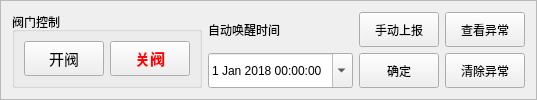
       <widget class="QFrame" name="frame_3">
        <property name="sizePolicy">
         <sizepolicy hsizetype="Expanding" vsizetype="Expanding">
          <horstretch>0</horstretch>
          <verstretch>0</verstretch>
         </sizepolicy>
        </property>
        <property name="frameShape">
         <enum>QFrame::StyledPanel</enum>
        </property>
        <property name="frameShadow">
         <enum>QFrame::Raised</enum>
        </property>
        <layout class="QGridLayout" name="gridLayout_9">
         <item row="0" column="0" rowspan="2">
          <widget class="QGroupBox" name="groupBox_2">
           <property name="sizePolicy">
            <sizepolicy hsizetype="Expanding" vsizetype="Expanding">
             <horstretch>0</horstretch>
             <verstretch>0</verstretch>
            </sizepolicy>
           </property>
           <property name="title">
            <string>阀门控制</string>
           </property>
           <layout class="QGridLayout" name="gridLayout_15">
            <item row="0" column="0">
             <layout class="QGridLayout" name="gridLayout_3">
              <item row="0" column="0">
               <widget class="QPushButton" name="BtnOpenV">
                <property name="sizePolicy">
                 <sizepolicy hsizetype="Expanding" vsizetype="Expanding">
                  <horstretch>0</horstretch>
                  <verstretch>0</verstretch>
                 </sizepolicy>
                </property>
                <property name="minimumSize">
                 <size>
                  <width>0</width>
                  <height>0</height>
                 </size>
                </property>
                <property name="font">
                 <font>
                  <family>微软雅黑</family>
                  <pointsize>11</pointsize>
                 </font>
                </property>
                <property name="text">
                 <string>开阀</string>
                </property>
               </widget>
              </item>
              <item row="0" column="1">
               <widget class="QPushButton" name="BtnClsV">
                <property name="sizePolicy">
                 <sizepolicy hsizetype="Expanding" vsizetype="Expanding">
                  <horstretch>0</horstretch>
                  <verstretch>0</verstretch>
                 </sizepolicy>
                </property>
                <property name="minimumSize">
                 <size>
                  <width>0</width>
                  <height>0</height>
                 </size>
                </property>
                <property name="font">
                 <font>
                  <family>微软雅黑</family>
                  <pointsize>11</pointsize>
                  <weight>75</weight>
                  <bold>true</bold>
                 </font>
                </property>
                <property name="styleSheet">
                 <string notr="true">color: rgb(255, 0, 0);</string>
                </property>
                <property name="text">
                 <string>关阀</string>
                </property>
               </widget>
              </item>
             </layout>
            </item>
           </layout>
          </widget>
         </item>
         <item row="0" column="1">
          <widget class="QLabel" name="label_11">
           <property name="sizePolicy">
            <sizepolicy hsizetype="Expanding" vsizetype="Expanding">
             <horstretch>0</horstretch>
             <verstretch>0</verstretch>
            </sizepolicy>
           </property>
           <property name="text">
            <string>自动唤醒时间</string>
           </property>
          </widget>
         </item>
         <item row="0" column="2" rowspan="2">
          <layout class="QGridLayout" name="gridLayout_4">
           <item row="0" column="1">
            <widget class="QPushButton" name="Check_Normal_BTN">
             <property name="sizePolicy">
              <sizepolicy hsizetype="Minimum" vsizetype="Expanding">
               <horstretch>0</horstretch>
               <verstretch>0</verstretch>
              </sizepolicy>
             </property>
             <property name="text">
              <string>查看异常</string>
             </property>
            </widget>
           </item>
           <item row="0" column="0">
            <widget class="QPushButton" name="pushButton_3">
             <property name="sizePolicy">
              <sizepolicy hsizetype="Expanding" vsizetype="Expanding">
               <horstretch>0</horstretch>
               <verstretch>0</verstretch>
              </sizepolicy>
             </property>
             <property name="text">
              <string>手动上报</string>
             </property>
            </widget>
           </item>
           <item row="1" column="1">
            <widget class="QPushButton" name="Clear_NormalBTN">
             <property name="sizePolicy">
              <sizepolicy hsizetype="Minimum" vsizetype="Expanding">
               <horstretch>0</horstretch>
               <verstretch>0</verstretch>
              </sizepolicy>
             </property>
             <property name="text">
              <string>清除异常</string>
             </property>
            </widget>
           </item>
           <item row="1" column="0">
            <widget class="QPushButton" name="pushButton_5">
             <property name="sizePolicy">
              <sizepolicy hsizetype="Minimum" vsizetype="Expanding">
               <horstretch>0</horstretch>
               <verstretch>0</verstretch>
              </sizepolicy>
             </property>
             <property name="text">
              <string>确定</string>
             </property>
            </widget>
           </item>
          </layout>
         </item>
         <item row="1" column="1">
          <widget class="QDateTimeEdit" name="Wakeup_time_LE">
           <property name="sizePolicy">
            <sizepolicy hsizetype="Expanding" vsizetype="Expanding">
             <horstretch>0</horstretch>
             <verstretch>0</verstretch>
            </sizepolicy>
           </property>
           <property name="dateTime">
            <datetime>
             <hour>0</hour>
             <minute>0</minute>
             <second>0</second>
             <year>2018</year>
             <month>1</month>
             <day>1</day>
            </datetime>
           </property>
           <property name="calendarPopup">
            <bool>true</bool>
           </property>
          </widget>
         </item>
        </layout>
       </widget>
